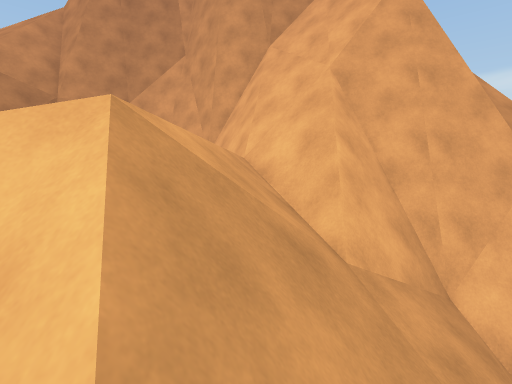
view 1 (above)

14 first-person views from a walk through a scene from a Unity 3-D project. The camera is 1.4 m above the floor, tilts 10° down and sees 90° across. The floor is counted in squares, 1 m on a side. Each view is taken from the middle of a square. On the plan, view 1 faces up. The plan holds only what a view shows up to about 13 squares ahead; the rest is blank. The place goes on beyond the plan. The player is left out.

view 2
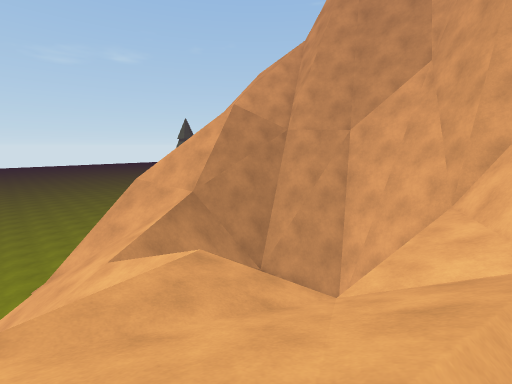

view 3
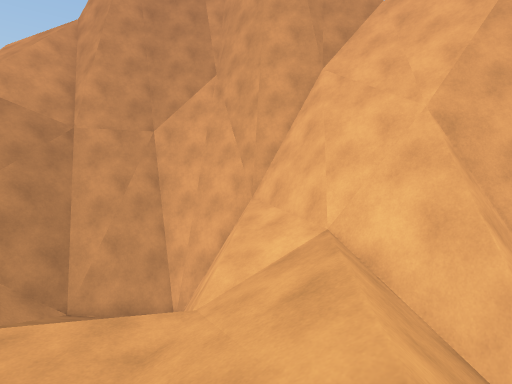

view 4
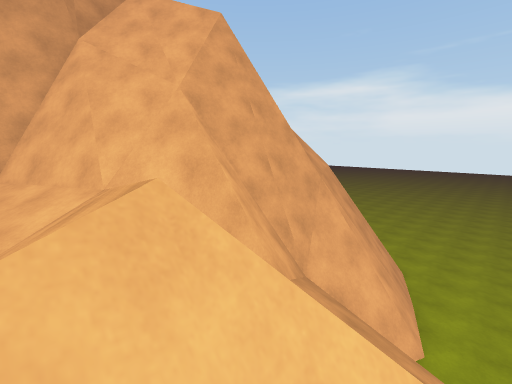

view 5
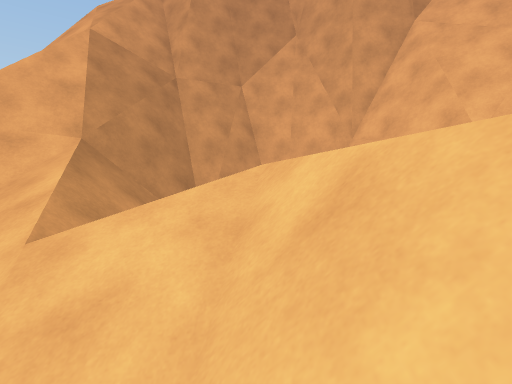

view 6
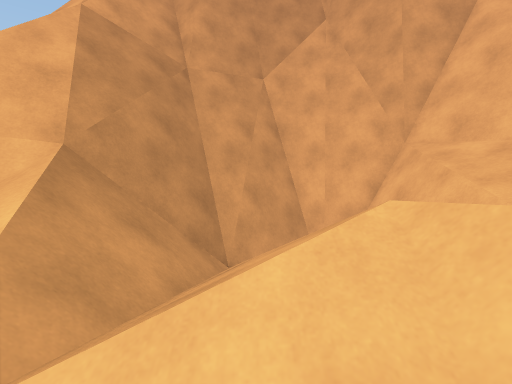

view 7
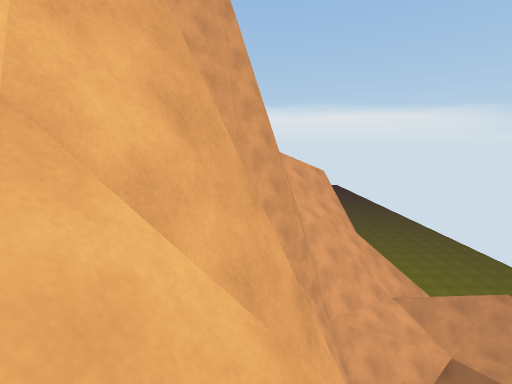

view 8
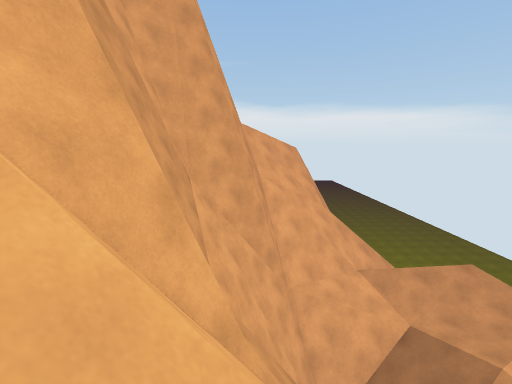

view 9
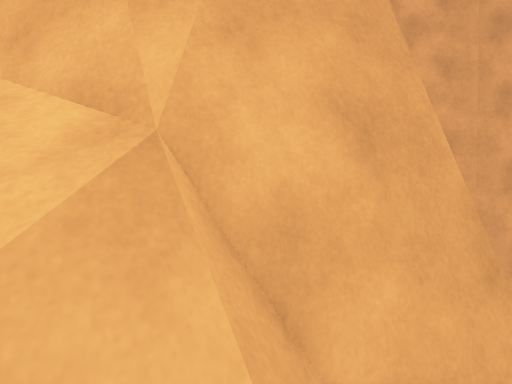

view 10
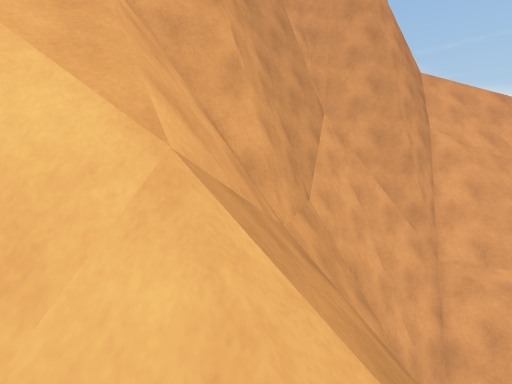

view 11
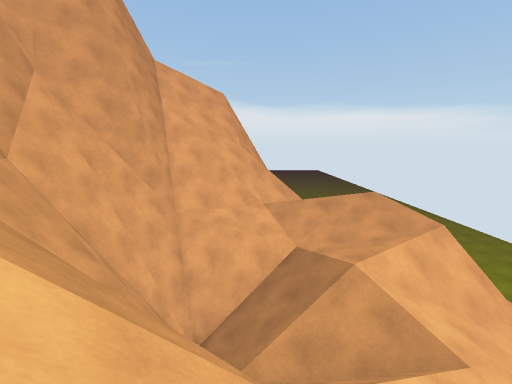

view 12
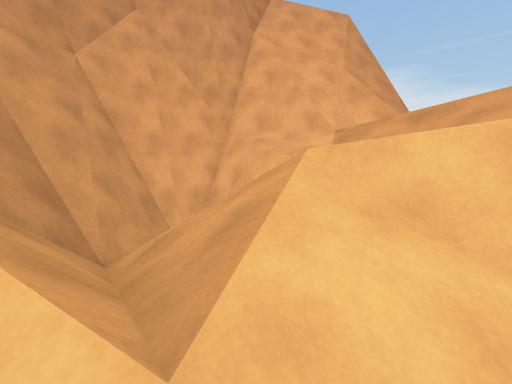

view 13
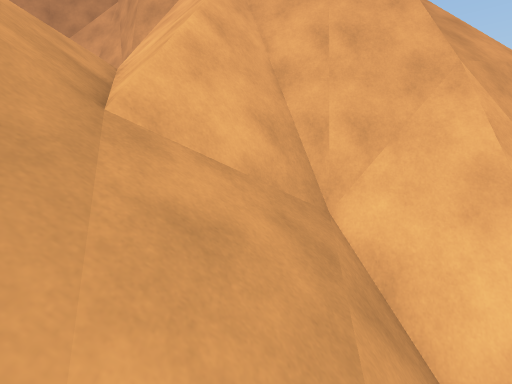

view 14
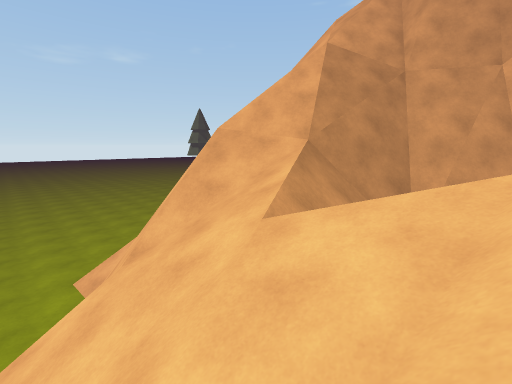

### Floor plan
Key: @ floor where view 1 was taken; # wall or solid block; x gap in a wall; . main floor; : floor 6.5 m higher than the main floor; / step, stairs or slope; = window, fence, low wall or low ledge; ^ raised ledge; v drop or lower ground.
Columns run from 13 left of view 1 to 15 right of it. Each row starts with its distance up from view 1.
 19  #
 18  =#
 17  /##^ ^#^^
 16 ///###=v^
 15 //vv=vv
 14 //vvvv
 13 //vvvv   ^^^
 12 //vvv    ^##^
 11 //vvv ^###v=^^ ^^
 10 //vv=^#==#v/#^^#^^
  9 ///v^=///=v/=##==#^#=
  8 ///v^=///=v//=/=:===
  7 ////=#////=/////v===
  6 ////=#/////////xv^^^#
  5 ////x//////////====##  ##
  4 v//////////////=//v#####=.
  3 #////////////////v=##==....
  2 #v///////////////v=#........
  1 ==/// //// //// /==..........
  0         v    @      .........

Positions as (right, up) in squares from view 1, and headings:
1: (0, 0), facing up
2: (-1, 2), facing up-left
3: (-2, 2), facing up
4: (-2, 1), facing up-right
5: (-6, 1), facing up
6: (-7, 3), facing up
7: (-13, 15), facing right
8: (-13, 13), facing right
9: (-12, 15), facing up-right
10: (-13, 10), facing up-right
11: (-13, 8), facing right
12: (-9, 3), facing up-right
13: (3, 1), facing up
14: (-6, 1), facing up-left
